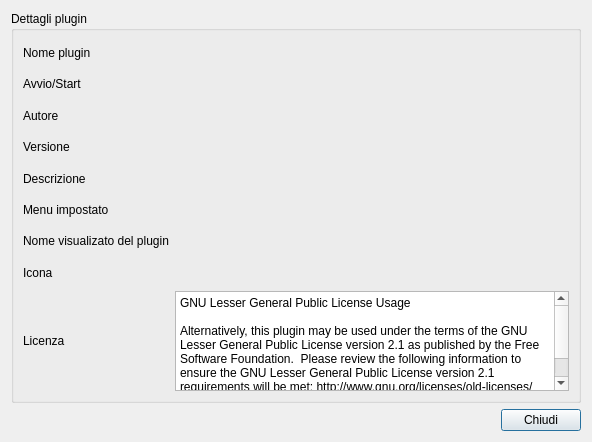
<?xml version="1.0" encoding="UTF-8"?>
<ui version="4.0">
 <class>details_plugin</class>
 <widget class="QDialog" name="details_plugin">
  <property name="geometry">
   <rect>
    <x>0</x>
    <y>0</y>
    <width>592</width>
    <height>442</height>
   </rect>
  </property>
  <property name="windowTitle">
   <string>Dettagli plugin</string>
  </property>
  <property name="windowIcon">
   <iconset resource="../biblio.qrc">
    <normaloff>:/images/logo4.png</normaloff>:/images/logo4.png</iconset>
  </property>
  <layout class="QGridLayout" name="gridLayout">
   <item row="1" column="1">
    <widget class="QPushButton" name="pushButton">
     <property name="toolTip">
      <string>Esci</string>
     </property>
     <property name="text">
      <string>Chiudi</string>
     </property>
     <property name="icon">
      <iconset resource="../../backup_restore_db/images.qrc">
       <normaloff>:/images/dialog-close.png</normaloff>:/images/dialog-close.png</iconset>
     </property>
    </widget>
   </item>
   <item row="1" column="0">
    <spacer name="horizontalSpacer">
     <property name="orientation">
      <enum>Qt::Horizontal</enum>
     </property>
     <property name="sizeHint" stdset="0">
      <size>
       <width>40</width>
       <height>20</height>
      </size>
     </property>
    </spacer>
   </item>
   <item row="0" column="0" colspan="2">
    <widget class="QGroupBox" name="groupBox">
     <property name="title">
      <string>Dettagli plugin</string>
     </property>
     <layout class="QGridLayout" name="gridLayout_2">
      <item row="0" column="0">
       <widget class="QLabel" name="label">
        <property name="text">
         <string>Nome plugin</string>
        </property>
       </widget>
      </item>
      <item row="1" column="0">
       <widget class="QLabel" name="label_2">
        <property name="text">
         <string>Avvio/Start</string>
        </property>
       </widget>
      </item>
      <item row="5" column="0">
       <widget class="QLabel" name="label_6">
        <property name="text">
         <string>Menu impostato</string>
        </property>
       </widget>
      </item>
      <item row="6" column="0">
       <widget class="QLabel" name="label_7">
        <property name="text">
         <string>Nome visualizato del plugin</string>
        </property>
       </widget>
      </item>
      <item row="0" column="1">
       <widget class="QLabel" name="nome">
        <property name="text">
         <string/>
        </property>
       </widget>
      </item>
      <item row="3" column="0">
       <widget class="QLabel" name="label_4">
        <property name="text">
         <string>Versione</string>
        </property>
       </widget>
      </item>
      <item row="2" column="0">
       <widget class="QLabel" name="label_3">
        <property name="text">
         <string>Autore</string>
        </property>
       </widget>
      </item>
      <item row="8" column="0">
       <widget class="QLabel" name="label_9">
        <property name="text">
         <string>Licenza</string>
        </property>
       </widget>
      </item>
      <item row="4" column="0">
       <widget class="QLabel" name="label_5">
        <property name="text">
         <string>Descrizione</string>
        </property>
       </widget>
      </item>
      <item row="7" column="0">
       <widget class="QLabel" name="label_8">
        <property name="text">
         <string>Icona</string>
        </property>
       </widget>
      </item>
      <item row="1" column="1">
       <widget class="QLabel" name="avvio">
        <property name="text">
         <string/>
        </property>
       </widget>
      </item>
      <item row="2" column="1">
       <widget class="QLabel" name="autore">
        <property name="text">
         <string/>
        </property>
       </widget>
      </item>
      <item row="3" column="1">
       <widget class="QLabel" name="versione">
        <property name="text">
         <string/>
        </property>
       </widget>
      </item>
      <item row="4" column="1">
       <widget class="QLabel" name="descrizione">
        <property name="text">
         <string/>
        </property>
       </widget>
      </item>
      <item row="5" column="1">
       <widget class="QLabel" name="menu">
        <property name="text">
         <string/>
        </property>
       </widget>
      </item>
      <item row="6" column="1">
       <widget class="QLabel" name="n_plugin_name">
        <property name="text">
         <string/>
        </property>
       </widget>
      </item>
      <item row="7" column="1">
       <widget class="QLabel" name="icona">
        <property name="text">
         <string/>
        </property>
       </widget>
      </item>
      <item row="8" column="1">
       <widget class="QPlainTextEdit" name="plainTextEdit">
        <property name="sizePolicy">
         <sizepolicy hsizetype="Expanding" vsizetype="Preferred">
          <horstretch>0</horstretch>
          <verstretch>0</verstretch>
         </sizepolicy>
        </property>
        <property name="maximumSize">
         <size>
          <width>16777215</width>
          <height>100</height>
         </size>
        </property>
        <property name="readOnly">
         <bool>true</bool>
        </property>
        <property name="plainText">
         <string>GNU Lesser General Public License Usage

Alternatively, this plugin may be used under the terms of the GNU Lesser General Public License version 2.1 as published by the Free Software Foundation.  Please review the following information to ensure the GNU Lesser General Public License version 2.1 requirements will be met: http://www.gnu.org/licenses/old-licenses/lgpl-2.1.html.</string>
        </property>
       </widget>
      </item>
     </layout>
    </widget>
   </item>
  </layout>
 </widget>
 <tabstops>
  <tabstop>plainTextEdit</tabstop>
  <tabstop>pushButton</tabstop>
 </tabstops>
 <resources>
  <include location="../../backup_restore_db/images.qrc"/>
  <include location="../biblio.qrc"/>
 </resources>
 <connections/>
</ui>
